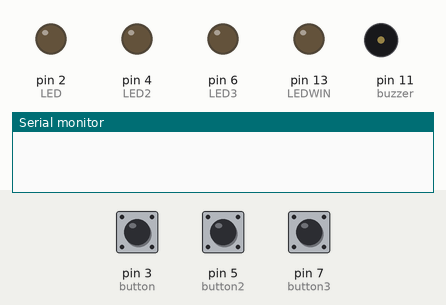
Simulated run of this sketch. Board: Arduino Uno, built with avr-gcc and run on an emulated ATmega328P. Parts: output pins drawn as LEDs (lit = HIGH), buzzer (waves = sounding, pin HIGH), the last lines printed to the serial monitor. The inputs (shaded band) are chosen by the test bench; at power-on: pin 3 (button) LOW, pin 7 (button3) LOW, pin 5 (button2) LOW. Random numbers use the default seed unless the sketch sets one.

Above: at 3.9 s.
4.0 s: pin 3 (button) pulled HIGH for 0.15 s
At 5.1 s:
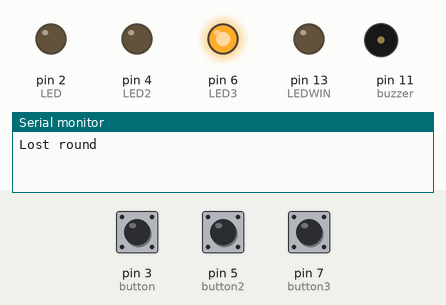
7.1 s: pin 7 (button3) pulled HIGH for 1 s
At 8.0 s:
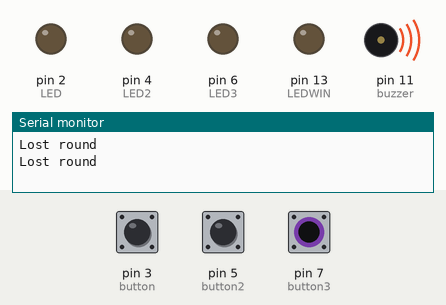
11.1 s: pin 7 (button3) pulled HIGH for 0.15 s
At 13.4 s:
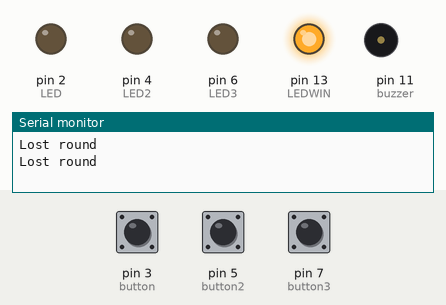
Timing chart, 0 to 14.9 s (numbered marks = the images above; inputs shaded):
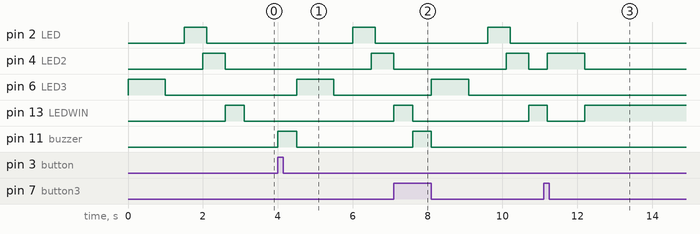

Measured:
- after the input at 4.0 s, pin 2 (LED): LOW → HIGH after 2.0 s, → LOW 0.60 s later; pin 4 (LED2): LOW → HIGH after 2.5 s; pin 6 (LED3): LOW → HIGH after 0.50 s, → LOW 1.0 s later; pin 11 (buzzer): LOW → HIGH at once, → LOW 0.50 s later
- after the input at 7.1 s, pin 2 (LED): LOW → HIGH after 2.5 s, → LOW 0.60 s later; pin 6 (LED3): LOW → HIGH after 1.0 s, → LOW 1.0 s later; pin 11 (buzzer): LOW → HIGH after 0.50 s, → LOW 0.50 s later
- after the input at 11.1 s, pin 4 (LED2): LOW → HIGH after 0.10 s, → LOW 1.0 s later

The sketch:

RGB_Guess.ino
```cpp
//Author Richard Rosenthal
//Date 1-9-21

int buttonValue = 0;
int buttonValue2 = 0;
int buttonValue3 = 0;

bool won = false;
bool stillPlaying;
bool guessing = true;

int winningNumber;
int score = 0;

int button = 3;
int button2 = 5;
int button3 = 7;
int LED = 2;
int LED2 = 4;
int LED3 = 6;
int LEDWIN = 13;
int buzzer = 11;


void setup() {
  // put your setup code here, to run once:


  pinMode(button, INPUT);
  pinMode(button2, INPUT);
  pinMode(button3, INPUT);
  pinMode(LED, OUTPUT);
  pinMode(LED2, OUTPUT);
  pinMode(LED3, OUTPUT);
  pinMode(LEDWIN, OUTPUT);
  pinMode(buzzer, OUTPUT);
  Serial.begin(9600);


}

void loop() {


 startUpLights();
 winningNumber = generateWinningNumber();
 stillPlaying = true;
 guessing = true;
 score = 0;
 while (stillPlaying){

    while(guessing){

        buttonValue = digitalRead(button);
        buttonValue2 = digitalRead(button2);
        buttonValue3 = digitalRead(button3);

       if(buttonValue != 0){

          if (winningNumber == 1){
            digitalWrite(LED, HIGH);
            delay(1000);
            digitalWrite(LED, LOW);
            won = true;
            guessing = false;
            }
           else{
            Serial.println("Lost round");
            score -= 1;
            guessing = false;
           }
        }
       else if(buttonValue2 != 0){

          if (winningNumber == 2){
            digitalWrite(LED2, HIGH);
            delay(1000);
            digitalWrite(LED2, LOW);
            won = true;
            guessing = false;
            }
           else{
            Serial.println("Lost round");
            score -= 1;
            guessing = false;
           }
        }
       else if(buttonValue3 != 0){
        if (winningNumber == 3){
            digitalWrite(LED2, HIGH);
            delay(1000);
            digitalWrite(LED2, LOW);
            won = true;
            guessing = false;
        }
        else{
            Serial.println("Lost round");
            score -= 1;
            guessing = false;
          }
       }
       else {
       digitalWrite(LED, LOW);
       digitalWrite(LED2, LOW);
       digitalWrite(LED3, LOW);
       }

      }

   if (won == true){
     score += 1;
    }
   if(score == 3){
     digitalWrite(LEDWIN, HIGH);
     delay(10000);
     digitalWrite(LEDWIN, LOW);
     stillPlaying = false;
     guessing = true;
    }
   if(score == -1){
    stillPlaying = false;
    digitalWrite(buzzer, HIGH);
    delay(500);
    digitalWrite(buzzer, LOW);
   }
  }


}


//function to start up lights
void startUpLights(){
digitalWrite(LED3, HIGH);
delay(1000);
digitalWrite(LED3, LOW);
delay(500);
digitalWrite(LED, HIGH);
delay(500);
digitalWrite(LED2, HIGH);
delay(100);
digitalWrite(LED, LOW);
delay(500);
digitalWrite(LED2, LOW);
digitalWrite(LEDWIN, HIGH);
delay(500);
digitalWrite(LEDWIN, LOW);
 }


 //function to select winning number
 int generateWinningNumber(){
  int randomNumber = random(1,4);
  return randomNumber;
 }
```
